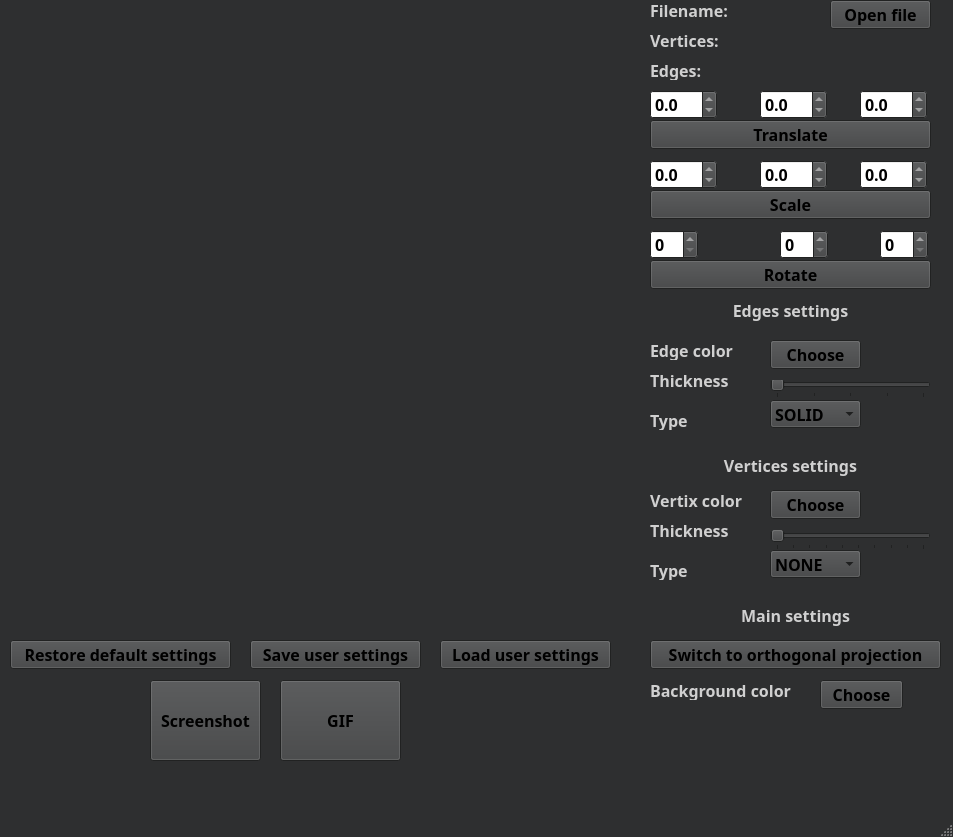
<?xml version="1.0" encoding="UTF-8"?>
<ui version="4.0">
 <class>MainWindow</class>
 <widget class="QMainWindow" name="MainWindow">
  <property name="geometry">
   <rect>
    <x>0</x>
    <y>0</y>
    <width>953</width>
    <height>837</height>
   </rect>
  </property>
  <property name="palette">
   <palette>
    <active>
     <colorrole role="WindowText">
      <brush brushstyle="SolidPattern">
       <color alpha="255">
        <red>255</red>
        <green>255</green>
        <blue>255</blue>
       </color>
      </brush>
     </colorrole>
     <colorrole role="Button">
      <brush brushstyle="SolidPattern">
       <color alpha="255">
        <red>0</red>
        <green>0</green>
        <blue>127</blue>
       </color>
      </brush>
     </colorrole>
     <colorrole role="Window">
      <brush brushstyle="SolidPattern">
       <color alpha="255">
        <red>0</red>
        <green>0</green>
        <blue>0</blue>
       </color>
      </brush>
     </colorrole>
    </active>
    <inactive>
     <colorrole role="WindowText">
      <brush brushstyle="SolidPattern">
       <color alpha="255">
        <red>208</red>
        <green>208</green>
        <blue>208</blue>
       </color>
      </brush>
     </colorrole>
     <colorrole role="Button">
      <brush brushstyle="SolidPattern">
       <color alpha="255">
        <red>64</red>
        <green>65</green>
        <blue>66</blue>
       </color>
      </brush>
     </colorrole>
     <colorrole role="Window">
      <brush brushstyle="SolidPattern">
       <color alpha="255">
        <red>46</red>
        <green>47</green>
        <blue>48</blue>
       </color>
      </brush>
     </colorrole>
    </inactive>
    <disabled>
     <colorrole role="WindowText">
      <brush brushstyle="SolidPattern">
       <color alpha="255">
        <red>0</red>
        <green>0</green>
        <blue>0</blue>
       </color>
      </brush>
     </colorrole>
     <colorrole role="Button">
      <brush brushstyle="SolidPattern">
       <color alpha="255">
        <red>85</red>
        <green>0</green>
        <blue>255</blue>
       </color>
      </brush>
     </colorrole>
     <colorrole role="Window">
      <brush brushstyle="SolidPattern">
       <color alpha="255">
        <red>0</red>
        <green>0</green>
        <blue>0</blue>
       </color>
      </brush>
     </colorrole>
    </disabled>
   </palette>
  </property>
  <property name="font">
   <font>
    <family>Yu Gothic UI Semibold</family>
    <pointsize>12</pointsize>
    <bold>true</bold>
   </font>
  </property>
  <property name="windowTitle">
   <string>3DViewer</string>
  </property>
  <widget class="QWidget" name="centralwidget">
   <widget class="OpenGlWidget" name="widget" native="true">
    <property name="geometry">
     <rect>
      <x>10</x>
      <y>10</y>
      <width>600</width>
      <height>600</height>
     </rect>
    </property>
   </widget>
   <widget class="QPushButton" name="openFile">
    <property name="geometry">
     <rect>
      <x>830</x>
      <y>0</y>
      <width>101</width>
      <height>29</height>
     </rect>
    </property>
    <property name="palette">
     <palette>
      <active>
       <colorrole role="Button">
        <brush brushstyle="SolidPattern">
         <color alpha="255">
          <red>0</red>
          <green>0</green>
          <blue>127</blue>
         </color>
        </brush>
       </colorrole>
       <colorrole role="PlaceholderText">
        <brush brushstyle="SolidPattern">
         <color alpha="255">
          <red>0</red>
          <green>0</green>
          <blue>127</blue>
         </color>
        </brush>
       </colorrole>
      </active>
      <inactive>
       <colorrole role="Button">
        <brush brushstyle="SolidPattern">
         <color alpha="255">
          <red>64</red>
          <green>65</green>
          <blue>66</blue>
         </color>
        </brush>
       </colorrole>
       <colorrole role="PlaceholderText">
        <brush brushstyle="SolidPattern">
         <color alpha="255">
          <red>127</red>
          <green>127</green>
          <blue>128</blue>
         </color>
        </brush>
       </colorrole>
      </inactive>
      <disabled>
       <colorrole role="Button">
        <brush brushstyle="SolidPattern">
         <color alpha="255">
          <red>0</red>
          <green>0</green>
          <blue>0</blue>
         </color>
        </brush>
       </colorrole>
       <colorrole role="PlaceholderText">
        <brush brushstyle="SolidPattern">
         <color alpha="255">
          <red>127</red>
          <green>127</green>
          <blue>128</blue>
         </color>
        </brush>
       </colorrole>
      </disabled>
     </palette>
    </property>
    <property name="text">
     <string>Open file</string>
    </property>
   </widget>
   <widget class="QLabel" name="label">
    <property name="geometry">
     <rect>
      <x>650</x>
      <y>0</y>
      <width>91</width>
      <height>20</height>
     </rect>
    </property>
    <property name="text">
     <string>Filename:</string>
    </property>
    <property name="scaledContents">
     <bool>false</bool>
    </property>
   </widget>
   <widget class="QLabel" name="labelFileName">
    <property name="geometry">
     <rect>
      <x>750</x>
      <y>60</y>
      <width>63</width>
      <height>20</height>
     </rect>
    </property>
    <property name="text">
     <string/>
    </property>
   </widget>
   <widget class="QLabel" name="label_3">
    <property name="geometry">
     <rect>
      <x>650</x>
      <y>30</y>
      <width>91</width>
      <height>20</height>
     </rect>
    </property>
    <property name="text">
     <string>Vertices:</string>
    </property>
   </widget>
   <widget class="QLabel" name="labelVerticesCount">
    <property name="geometry">
     <rect>
      <x>750</x>
      <y>0</y>
      <width>63</width>
      <height>20</height>
     </rect>
    </property>
    <property name="text">
     <string/>
    </property>
   </widget>
   <widget class="QLabel" name="label_5">
    <property name="geometry">
     <rect>
      <x>650</x>
      <y>60</y>
      <width>81</width>
      <height>20</height>
     </rect>
    </property>
    <property name="text">
     <string>Edges:</string>
    </property>
   </widget>
   <widget class="QLabel" name="labelEdgesCount">
    <property name="geometry">
     <rect>
      <x>750</x>
      <y>30</y>
      <width>63</width>
      <height>20</height>
     </rect>
    </property>
    <property name="text">
     <string/>
    </property>
   </widget>
   <widget class="QDoubleSpinBox" name="translateX">
    <property name="geometry">
     <rect>
      <x>650</x>
      <y>90</y>
      <width>67</width>
      <height>29</height>
     </rect>
    </property>
    <property name="decimals">
     <number>1</number>
    </property>
    <property name="minimum">
     <double>-100.000000000000000</double>
    </property>
    <property name="maximum">
     <double>100.000000000000000</double>
    </property>
   </widget>
   <widget class="QDoubleSpinBox" name="translateY">
    <property name="geometry">
     <rect>
      <x>760</x>
      <y>90</y>
      <width>67</width>
      <height>29</height>
     </rect>
    </property>
    <property name="decimals">
     <number>1</number>
    </property>
    <property name="minimum">
     <double>-100.000000000000000</double>
    </property>
    <property name="maximum">
     <double>100.000000000000000</double>
    </property>
   </widget>
   <widget class="QDoubleSpinBox" name="translateZ">
    <property name="geometry">
     <rect>
      <x>860</x>
      <y>90</y>
      <width>67</width>
      <height>29</height>
     </rect>
    </property>
    <property name="decimals">
     <number>1</number>
    </property>
    <property name="minimum">
     <double>-100.000000000000000</double>
    </property>
    <property name="maximum">
     <double>100.000000000000000</double>
    </property>
   </widget>
   <widget class="QDoubleSpinBox" name="scaleX">
    <property name="geometry">
     <rect>
      <x>650</x>
      <y>160</y>
      <width>67</width>
      <height>29</height>
     </rect>
    </property>
    <property name="decimals">
     <number>1</number>
    </property>
    <property name="minimum">
     <double>-100.000000000000000</double>
    </property>
   </widget>
   <widget class="QDoubleSpinBox" name="scaleY">
    <property name="geometry">
     <rect>
      <x>760</x>
      <y>160</y>
      <width>67</width>
      <height>29</height>
     </rect>
    </property>
    <property name="decimals">
     <number>1</number>
    </property>
    <property name="minimum">
     <double>-100.000000000000000</double>
    </property>
   </widget>
   <widget class="QDoubleSpinBox" name="scaleZ">
    <property name="geometry">
     <rect>
      <x>860</x>
      <y>160</y>
      <width>67</width>
      <height>29</height>
     </rect>
    </property>
    <property name="decimals">
     <number>1</number>
    </property>
    <property name="minimum">
     <double>-100.000000000000000</double>
    </property>
   </widget>
   <widget class="QSpinBox" name="rotateX">
    <property name="geometry">
     <rect>
      <x>650</x>
      <y>230</y>
      <width>48</width>
      <height>29</height>
     </rect>
    </property>
   </widget>
   <widget class="QSpinBox" name="rotateY">
    <property name="geometry">
     <rect>
      <x>780</x>
      <y>230</y>
      <width>48</width>
      <height>29</height>
     </rect>
    </property>
   </widget>
   <widget class="QSpinBox" name="rotateZ">
    <property name="geometry">
     <rect>
      <x>880</x>
      <y>230</y>
      <width>48</width>
      <height>29</height>
     </rect>
    </property>
   </widget>
   <widget class="QPushButton" name="translate">
    <property name="geometry">
     <rect>
      <x>650</x>
      <y>120</y>
      <width>281</width>
      <height>29</height>
     </rect>
    </property>
    <property name="text">
     <string>Translate</string>
    </property>
   </widget>
   <widget class="QPushButton" name="scale">
    <property name="geometry">
     <rect>
      <x>650</x>
      <y>190</y>
      <width>281</width>
      <height>29</height>
     </rect>
    </property>
    <property name="text">
     <string>Scale</string>
    </property>
   </widget>
   <widget class="QPushButton" name="rotate">
    <property name="geometry">
     <rect>
      <x>650</x>
      <y>260</y>
      <width>281</width>
      <height>29</height>
     </rect>
    </property>
    <property name="text">
     <string>Rotate</string>
    </property>
   </widget>
   <widget class="QPushButton" name="projectionButton">
    <property name="geometry">
     <rect>
      <x>650</x>
      <y>640</y>
      <width>291</width>
      <height>29</height>
     </rect>
    </property>
    <property name="text">
     <string>Switch to orthogonal projection</string>
    </property>
   </widget>
   <widget class="QLabel" name="label_2">
    <property name="geometry">
     <rect>
      <x>650</x>
      <y>300</y>
      <width>281</width>
      <height>21</height>
     </rect>
    </property>
    <property name="text">
     <string>Edges settings</string>
    </property>
    <property name="alignment">
     <set>Qt::AlignCenter</set>
    </property>
   </widget>
   <widget class="QPushButton" name="edgeColorButton">
    <property name="geometry">
     <rect>
      <x>770</x>
      <y>340</y>
      <width>91</width>
      <height>29</height>
     </rect>
    </property>
    <property name="text">
     <string>Choose</string>
    </property>
   </widget>
   <widget class="QLabel" name="label_4">
    <property name="geometry">
     <rect>
      <x>650</x>
      <y>340</y>
      <width>111</width>
      <height>20</height>
     </rect>
    </property>
    <property name="text">
     <string>Edge color</string>
    </property>
   </widget>
   <widget class="QLabel" name="label_6">
    <property name="geometry">
     <rect>
      <x>650</x>
      <y>370</y>
      <width>101</width>
      <height>20</height>
     </rect>
    </property>
    <property name="text">
     <string>Thickness</string>
    </property>
   </widget>
   <widget class="QSlider" name="horizontalSlider">
    <property name="geometry">
     <rect>
      <x>770</x>
      <y>380</y>
      <width>161</width>
      <height>18</height>
     </rect>
    </property>
    <property name="minimum">
     <number>1</number>
    </property>
    <property name="maximum">
     <number>5</number>
    </property>
    <property name="pageStep">
     <number>1</number>
    </property>
    <property name="orientation">
     <enum>Qt::Horizontal</enum>
    </property>
    <property name="tickPosition">
     <enum>QSlider::TicksBelow</enum>
    </property>
    <property name="tickInterval">
     <number>1</number>
    </property>
   </widget>
   <widget class="QLabel" name="label_7">
    <property name="geometry">
     <rect>
      <x>650</x>
      <y>450</y>
      <width>281</width>
      <height>31</height>
     </rect>
    </property>
    <property name="text">
     <string>Vertices settings</string>
    </property>
    <property name="alignment">
     <set>Qt::AlignCenter</set>
    </property>
   </widget>
   <widget class="QLabel" name="label_8">
    <property name="geometry">
     <rect>
      <x>650</x>
      <y>490</y>
      <width>131</width>
      <height>20</height>
     </rect>
    </property>
    <property name="text">
     <string>Vertix color</string>
    </property>
   </widget>
   <widget class="QLabel" name="label_9">
    <property name="geometry">
     <rect>
      <x>650</x>
      <y>520</y>
      <width>101</width>
      <height>20</height>
     </rect>
    </property>
    <property name="text">
     <string>Thickness</string>
    </property>
   </widget>
   <widget class="QLabel" name="label_10">
    <property name="geometry">
     <rect>
      <x>650</x>
      <y>560</y>
      <width>101</width>
      <height>20</height>
     </rect>
    </property>
    <property name="text">
     <string>Type</string>
    </property>
   </widget>
   <widget class="QComboBox" name="pointType">
    <property name="geometry">
     <rect>
      <x>770</x>
      <y>550</y>
      <width>91</width>
      <height>28</height>
     </rect>
    </property>
    <item>
     <property name="text">
      <string>NONE</string>
     </property>
    </item>
    <item>
     <property name="text">
      <string>CIRCLE</string>
     </property>
    </item>
    <item>
     <property name="text">
      <string>SQUARE</string>
     </property>
    </item>
   </widget>
   <widget class="QPushButton" name="pointColor">
    <property name="geometry">
     <rect>
      <x>770</x>
      <y>490</y>
      <width>91</width>
      <height>29</height>
     </rect>
    </property>
    <property name="text">
     <string>Choose</string>
    </property>
   </widget>
   <widget class="QSlider" name="pointThickness">
    <property name="geometry">
     <rect>
      <x>770</x>
      <y>530</y>
      <width>161</width>
      <height>20</height>
     </rect>
    </property>
    <property name="minimum">
     <number>1</number>
    </property>
    <property name="maximum">
     <number>10</number>
    </property>
    <property name="pageStep">
     <number>1</number>
    </property>
    <property name="orientation">
     <enum>Qt::Horizontal</enum>
    </property>
    <property name="tickPosition">
     <enum>QSlider::TicksBelow</enum>
    </property>
    <property name="tickInterval">
     <number>1</number>
    </property>
   </widget>
   <widget class="QComboBox" name="lineType">
    <property name="geometry">
     <rect>
      <x>770</x>
      <y>400</y>
      <width>91</width>
      <height>28</height>
     </rect>
    </property>
    <item>
     <property name="text">
      <string>SOLID</string>
     </property>
    </item>
    <item>
     <property name="text">
      <string>DASHED</string>
     </property>
    </item>
   </widget>
   <widget class="QLabel" name="label_11">
    <property name="geometry">
     <rect>
      <x>650</x>
      <y>410</y>
      <width>91</width>
      <height>20</height>
     </rect>
    </property>
    <property name="text">
     <string>Type</string>
    </property>
   </widget>
   <widget class="QPushButton" name="buttonBackColor">
    <property name="geometry">
     <rect>
      <x>820</x>
      <y>680</y>
      <width>83</width>
      <height>29</height>
     </rect>
    </property>
    <property name="text">
     <string>Choose</string>
    </property>
   </widget>
   <widget class="QLabel" name="label_12">
    <property name="geometry">
     <rect>
      <x>650</x>
      <y>600</y>
      <width>291</width>
      <height>31</height>
     </rect>
    </property>
    <property name="palette">
     <palette>
      <active>
       <colorrole role="Button">
        <brush brushstyle="SolidPattern">
         <color alpha="255">
          <red>0</red>
          <green>0</green>
          <blue>127</blue>
         </color>
        </brush>
       </colorrole>
      </active>
      <inactive>
       <colorrole role="Button">
        <brush brushstyle="SolidPattern">
         <color alpha="255">
          <red>64</red>
          <green>65</green>
          <blue>66</blue>
         </color>
        </brush>
       </colorrole>
      </inactive>
      <disabled>
       <colorrole role="Button">
        <brush brushstyle="SolidPattern">
         <color alpha="255">
          <red>0</red>
          <green>0</green>
          <blue>127</blue>
         </color>
        </brush>
       </colorrole>
      </disabled>
     </palette>
    </property>
    <property name="text">
     <string>Main settings</string>
    </property>
    <property name="textFormat">
     <enum>Qt::RichText</enum>
    </property>
    <property name="alignment">
     <set>Qt::AlignCenter</set>
    </property>
   </widget>
   <widget class="QLabel" name="label_13">
    <property name="geometry">
     <rect>
      <x>650</x>
      <y>680</y>
      <width>151</width>
      <height>20</height>
     </rect>
    </property>
    <property name="text">
     <string>Background color</string>
    </property>
   </widget>
   <widget class="QPushButton" name="saveSettingsButton">
    <property name="geometry">
     <rect>
      <x>250</x>
      <y>640</y>
      <width>171</width>
      <height>29</height>
     </rect>
    </property>
    <property name="text">
     <string>Save user settings</string>
    </property>
   </widget>
   <widget class="QPushButton" name="pushButton_2">
    <property name="geometry">
     <rect>
      <x>440</x>
      <y>640</y>
      <width>171</width>
      <height>29</height>
     </rect>
    </property>
    <property name="text">
     <string>Load user settings</string>
    </property>
   </widget>
   <widget class="QPushButton" name="restoreSettingsButton">
    <property name="geometry">
     <rect>
      <x>10</x>
      <y>640</y>
      <width>221</width>
      <height>29</height>
     </rect>
    </property>
    <property name="text">
     <string>Restore default settings</string>
    </property>
   </widget>
   <widget class="QPushButton" name="screenshotButton">
    <property name="geometry">
     <rect>
      <x>150</x>
      <y>680</y>
      <width>111</width>
      <height>81</height>
     </rect>
    </property>
    <property name="text">
     <string>Screenshot</string>
    </property>
   </widget>
   <widget class="QPushButton" name="GIFButton">
    <property name="geometry">
     <rect>
      <x>280</x>
      <y>680</y>
      <width>121</width>
      <height>81</height>
     </rect>
    </property>
    <property name="text">
     <string>GIF</string>
    </property>
   </widget>
  </widget>
  <widget class="QMenuBar" name="menubar">
   <property name="geometry">
    <rect>
     <x>0</x>
     <y>0</y>
     <width>953</width>
     <height>24</height>
    </rect>
   </property>
  </widget>
  <widget class="QStatusBar" name="statusbar"/>
 </widget>
 <customwidgets>
  <customwidget>
   <class>OpenGlWidget</class>
   <extends>QWidget</extends>
   <header>./opengl_widget.h</header>
   <container>1</container>
  </customwidget>
 </customwidgets>
 <resources/>
 <connections/>
</ui>
